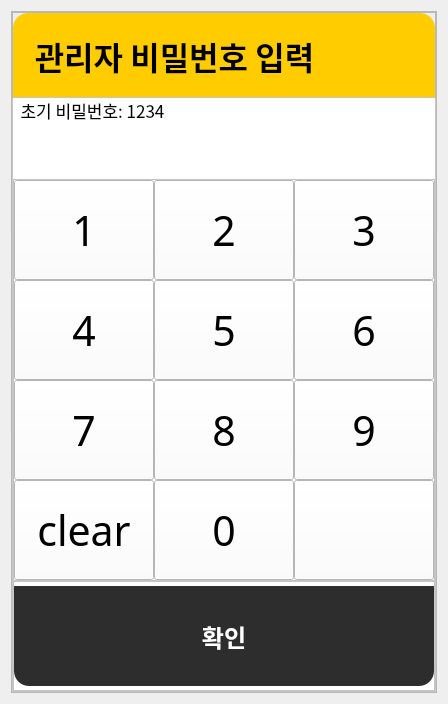
        <widget class="QWidget" name="password_page">
         <layout class="QVBoxLayout" name="verticalLayout_8">
          <item>
           <widget class="QFrame" name="frame_1">
            <property name="frameShape">
             <enum>QFrame::StyledPanel</enum>
            </property>
            <property name="frameShadow">
             <enum>QFrame::Raised</enum>
            </property>
            <layout class="QVBoxLayout" name="verticalLayout_6">
             <property name="spacing">
              <number>0</number>
             </property>
             <property name="leftMargin">
              <number>0</number>
             </property>
             <property name="topMargin">
              <number>0</number>
             </property>
             <property name="rightMargin">
              <number>0</number>
             </property>
             <property name="bottomMargin">
              <number>0</number>
             </property>
             <item>
              <widget class="QFrame" name="title_frame">
               <property name="maximumSize">
                <size>
                 <width>16777215</width>
                 <height>85</height>
                </size>
               </property>
               <property name="frameShape">
                <enum>QFrame::StyledPanel</enum>
               </property>
               <property name="frameShadow">
                <enum>QFrame::Raised</enum>
               </property>
               <layout class="QHBoxLayout" name="horizontalLayout_6">
                <property name="spacing">
                 <number>0</number>
                </property>
                <property name="leftMargin">
                 <number>0</number>
                </property>
                <property name="topMargin">
                 <number>0</number>
                </property>
                <property name="rightMargin">
                 <number>0</number>
                </property>
                <property name="bottomMargin">
                 <number>0</number>
                </property>
                <item>
                 <widget class="QLabel" name="payment_choose_title_bar">
                  <property name="minimumSize">
                   <size>
                    <width>0</width>
                    <height>85</height>
                   </size>
                  </property>
                  <property name="maximumSize">
                   <size>
                    <width>16777215</width>
                    <height>85</height>
                   </size>
                  </property>
                  <property name="font">
                   <font>
                    <family>Pretendard ExtraBold</family>
                    <pointsize>24</pointsize>
                    <weight>75</weight>
                    <bold>true</bold>
                   </font>
                  </property>
                  <property name="styleSheet">
                   <string notr="true">background-color: rgb(255, 204, 0);
    border-top-left-radius: 15px;
  
</string>
                  </property>
                  <property name="text">
                   <string>   관리자 비밀번호 입력</string>
                  </property>
                  <property name="alignment">
                   <set>Qt::AlignLeading|Qt::AlignLeft|Qt::AlignVCenter</set>
                  </property>
                 </widget>
                </item>
                <item>
                 <widget class="QPushButton" name="cancel_btn_2">
                  <property name="minimumSize">
                   <size>
                    <width>80</width>
                    <height>85</height>
                   </size>
                  </property>
                  <property name="maximumSize">
                   <size>
                    <width>80</width>
                    <height>16777215</height>
                   </size>
                  </property>
                  <property name="styleSheet">
                   <string notr="true">  border-top-right-radius: 15px;
background-color: rgb(255, 204, 0);</string>
                  </property>
                  <property name="text">
                   <string/>
                  </property>
                  <property name="icon">
                   <iconset>
                    <normaloff>../img/qt자료/x.png</normaloff>../img/qt자료/x.png</iconset>
                  </property>
                  <property name="iconSize">
                   <size>
                    <width>40</width>
                    <height>40</height>
                   </size>
                  </property>
                 </widget>
                </item>
               </layout>
              </widget>
             </item>
             <item>
              <widget class="QWidget" name="widget_4" native="true">
               <property name="styleSheet">
                <string notr="true">background-color: rgb(255, 255, 255);</string>
               </property>
               <layout class="QHBoxLayout" name="horizontalLayout_7">
                <property name="leftMargin">
                 <number>0</number>
                </property>
                <property name="topMargin">
                 <number>0</number>
                </property>
                <property name="rightMargin">
                 <number>0</number>
                </property>
                <property name="bottomMargin">
                 <number>0</number>
                </property>
                <item>
                 <widget class="QFrame" name="point_bottom_page">
                  <property name="frameShape">
                   <enum>QFrame::StyledPanel</enum>
                  </property>
                  <property name="frameShadow">
                   <enum>QFrame::Raised</enum>
                  </property>
                  <layout class="QVBoxLayout" name="verticalLayout_7">
                   <property name="spacing">
                    <number>0</number>
                   </property>
                   <property name="leftMargin">
                    <number>0</number>
                   </property>
                   <property name="topMargin">
                    <number>0</number>
                   </property>
                   <property name="rightMargin">
                    <number>0</number>
                   </property>
                   <property name="bottomMargin">
                    <number>0</number>
                   </property>
                   <item>
                    <widget class="QLabel" name="label_3">
                     <property name="minimumSize">
                      <size>
                       <width>0</width>
                       <height>0</height>
                      </size>
                     </property>
                     <property name="maximumSize">
                      <size>
                       <width>16777215</width>
                       <height>30</height>
                      </size>
                     </property>
                     <property name="font">
                      <font>
                       <family>Pretendard Medium</family>
                       <pointsize>13</pointsize>
                      </font>
                     </property>
                     <property name="text">
                      <string>  초기 비밀번호: 1234</string>
                     </property>
                    </widget>
                   </item>
                   <item>
                    <widget class="QLabel" name="manager_num_label">
                     <property name="font">
                      <font>
                       <family>Pretendard Medium</family>
                       <pointsize>31</pointsize>
                      </font>
                     </property>
                     <property name="text">
                      <string/>
                     </property>
                     <property name="alignment">
                      <set>Qt::AlignCenter</set>
                     </property>
                    </widget>
                   </item>
                   <item>
                    <widget class="QFrame" name="point_buttons">
                     <property name="styleSheet">
                      <string notr="true">QFrame#frame_3{border: 1px solid rgb(45, 45, 45);}</string>
                     </property>
                     <property name="frameShape">
                      <enum>QFrame::StyledPanel</enum>
                     </property>
                     <property name="frameShadow">
                      <enum>QFrame::Raised</enum>
                     </property>
                     <layout class="QGridLayout" name="gridLayout">
                      <property name="leftMargin">
                       <number>0</number>
                      </property>
                      <property name="topMargin">
                       <number>0</number>
                      </property>
                      <property name="rightMargin">
                       <number>0</number>
                      </property>
                      <property name="bottomMargin">
                       <number>0</number>
                      </property>
                      <property name="spacing">
                       <number>0</number>
                      </property>
                      <item row="3" column="3">
                       <widget class="QPushButton" name="pushButton_11">
                        <property name="minimumSize">
                         <size>
                          <width>140</width>
                          <height>100</height>
                         </size>
                        </property>
                        <property name="font">
                         <font>
                          <family>Pretendard Medium</family>
                          <pointsize>31</pointsize>
                         </font>
                        </property>
                        <property name="text">
                         <string>9</string>
                        </property>
                       </widget>
                      </item>
                      <item row="3" column="1">
                       <widget class="QPushButton" name="pushButton_5">
                        <property name="minimumSize">
                         <size>
                          <width>140</width>
                          <height>100</height>
                         </size>
                        </property>
                        <property name="font">
                         <font>
                          <family>Pretendard Medium</family>
                          <pointsize>31</pointsize>
                         </font>
                        </property>
                        <property name="text">
                         <string>7</string>
                        </property>
                       </widget>
                      </item>
                      <item row="1" column="1">
                       <widget class="QPushButton" name="pushButton_14">
                        <property name="minimumSize">
                         <size>
                          <width>140</width>
                          <height>100</height>
                         </size>
                        </property>
                        <property name="font">
                         <font>
                          <family>Pretendard Medium</family>
                          <pointsize>31</pointsize>
                         </font>
                        </property>
                        <property name="text">
                         <string>1</string>
                        </property>
                       </widget>
                      </item>
                      <item row="2" column="2">
                       <widget class="QPushButton" name="pushButton_18">
                        <property name="minimumSize">
                         <size>
                          <width>140</width>
                          <height>100</height>
                         </size>
                        </property>
                        <property name="font">
                         <font>
                          <family>Pretendard Medium</family>
                          <pointsize>31</pointsize>
                         </font>
                        </property>
                        <property name="text">
                         <string>5</string>
                        </property>
                       </widget>
                      </item>
                      <item row="2" column="3">
                       <widget class="QPushButton" name="pushButton_21">
                        <property name="minimumSize">
                         <size>
                          <width>140</width>
                          <height>100</height>
                         </size>
                        </property>
                        <property name="font">
                         <font>
                          <family>Pretendard Medium</family>
                          <pointsize>31</pointsize>
                         </font>
                        </property>
                        <property name="text">
                         <string>6</string>
                        </property>
                       </widget>
                      </item>
                      <item row="1" column="3">
                       <widget class="QPushButton" name="pushButton_22">
                        <property name="minimumSize">
                         <size>
                          <width>140</width>
                          <height>100</height>
                         </size>
                        </property>
                        <property name="font">
                         <font>
                          <family>Pretendard Medium</family>
                          <pointsize>31</pointsize>
                         </font>
                        </property>
                        <property name="text">
                         <string>3</string>
                        </property>
                       </widget>
                      </item>
                      <item row="7" column="3">
                       <widget class="QPushButton" name="pushButton_23">
                        <property name="minimumSize">
                         <size>
                          <width>140</width>
                          <height>100</height>
                         </size>
                        </property>
                        <property name="text">
                         <string/>
                        </property>
                        <property name="icon">
                         <iconset>
                          <normaloff>../img/qt자료/back.png</normaloff>../img/qt자료/back.png</iconset>
                        </property>
                        <property name="iconSize">
                         <size>
                          <width>60</width>
                          <height>60</height>
                         </size>
                        </property>
                       </widget>
                      </item>
                      <item row="7" column="1">
                       <widget class="QPushButton" name="pushButton_24">
                        <property name="minimumSize">
                         <size>
                          <width>140</width>
                          <height>100</height>
                         </size>
                        </property>
                        <property name="font">
                         <font>
                          <family>Pretendard Medium</family>
                          <pointsize>31</pointsize>
                         </font>
                        </property>
                        <property name="text">
                         <string>clear</string>
                        </property>
                       </widget>
                      </item>
                      <item row="1" column="2">
                       <widget class="QPushButton" name="pushButton_25">
                        <property name="minimumSize">
                         <size>
                          <width>140</width>
                          <height>100</height>
                         </size>
                        </property>
                        <property name="font">
                         <font>
                          <family>Pretendard Medium</family>
                          <pointsize>31</pointsize>
                         </font>
                        </property>
                        <property name="text">
                         <string>2</string>
                        </property>
                       </widget>
                      </item>
                      <item row="7" column="2">
                       <widget class="QPushButton" name="pushButton_26">
                        <property name="minimumSize">
                         <size>
                          <width>140</width>
                          <height>100</height>
                         </size>
                        </property>
                        <property name="font">
                         <font>
                          <family>Pretendard Medium</family>
                          <pointsize>31</pointsize>
                         </font>
                        </property>
                        <property name="text">
                         <string>0</string>
                        </property>
                       </widget>
                      </item>
                      <item row="3" column="2">
                       <widget class="QPushButton" name="pushButton_27">
                        <property name="minimumSize">
                         <size>
                          <width>140</width>
                          <height>100</height>
                         </size>
                        </property>
                        <property name="font">
                         <font>
                          <family>Pretendard Medium</family>
                          <pointsize>31</pointsize>
                         </font>
                        </property>
                        <property name="text">
                         <string>8</string>
                        </property>
                       </widget>
                      </item>
                      <item row="2" column="1">
                       <widget class="QPushButton" name="pushButton">
                        <property name="minimumSize">
                         <size>
                          <width>140</width>
                          <height>100</height>
                         </size>
                        </property>
                        <property name="font">
                         <font>
                          <family>Pretendard Medium</family>
                          <pointsize>31</pointsize>
                         </font>
                        </property>
                        <property name="text">
                         <string>4</string>
                        </property>
                       </widget>
                      </item>
                     </layout>
                    </widget>
                   </item>
                   <item>
                    <widget class="QFrame" name="frame_2">
                     <property name="minimumSize">
                      <size>
                       <width>0</width>
                       <height>110</height>
                      </size>
                     </property>
                     <property name="maximumSize">
                      <size>
                       <width>16777215</width>
                       <height>110</height>
                      </size>
                     </property>
                     <property name="frameShape">
                      <enum>QFrame::StyledPanel</enum>
                     </property>
                     <property name="frameShadow">
                      <enum>QFrame::Raised</enum>
                     </property>
                     <layout class="QHBoxLayout" name="horizontalLayout_8">
                      <property name="spacing">
                       <number>0</number>
                      </property>
                      <property name="leftMargin">
                       <number>0</number>
                      </property>
                      <property name="topMargin">
                       <number>0</number>
                      </property>
                      <property name="rightMargin">
                       <number>0</number>
                      </property>
                      <property name="bottomMargin">
                       <number>0</number>
                      </property>
                      <item>
                       <widget class="QPushButton" name="manager_page_check">
                        <property name="minimumSize">
                         <size>
                          <width>141</width>
                          <height>100</height>
                         </size>
                        </property>
                        <property name="font">
                         <font>
                          <family>Pretendard SemiBold</family>
                          <pointsize>18</pointsize>
                          <weight>75</weight>
                          <bold>true</bold>
                         </font>
                        </property>
                        <property name="styleSheet">
                         <string notr="true">background-color: rgb(45, 45, 45);
    border-bottom-left-radius: 15px;
    border-bottom-right-radius: 15px;
color:white;</string>
                        </property>
                        <property name="text">
                         <string>확인</string>
                        </property>
                       </widget>
                      </item>
                     </layout>
                    </widget>
                   </item>
                  </layout>
                 </widget>
                </item>
               </layout>
              </widget>
             </item>
            </layout>
           </widget>
          </item>
         </layout>
        </widget>
